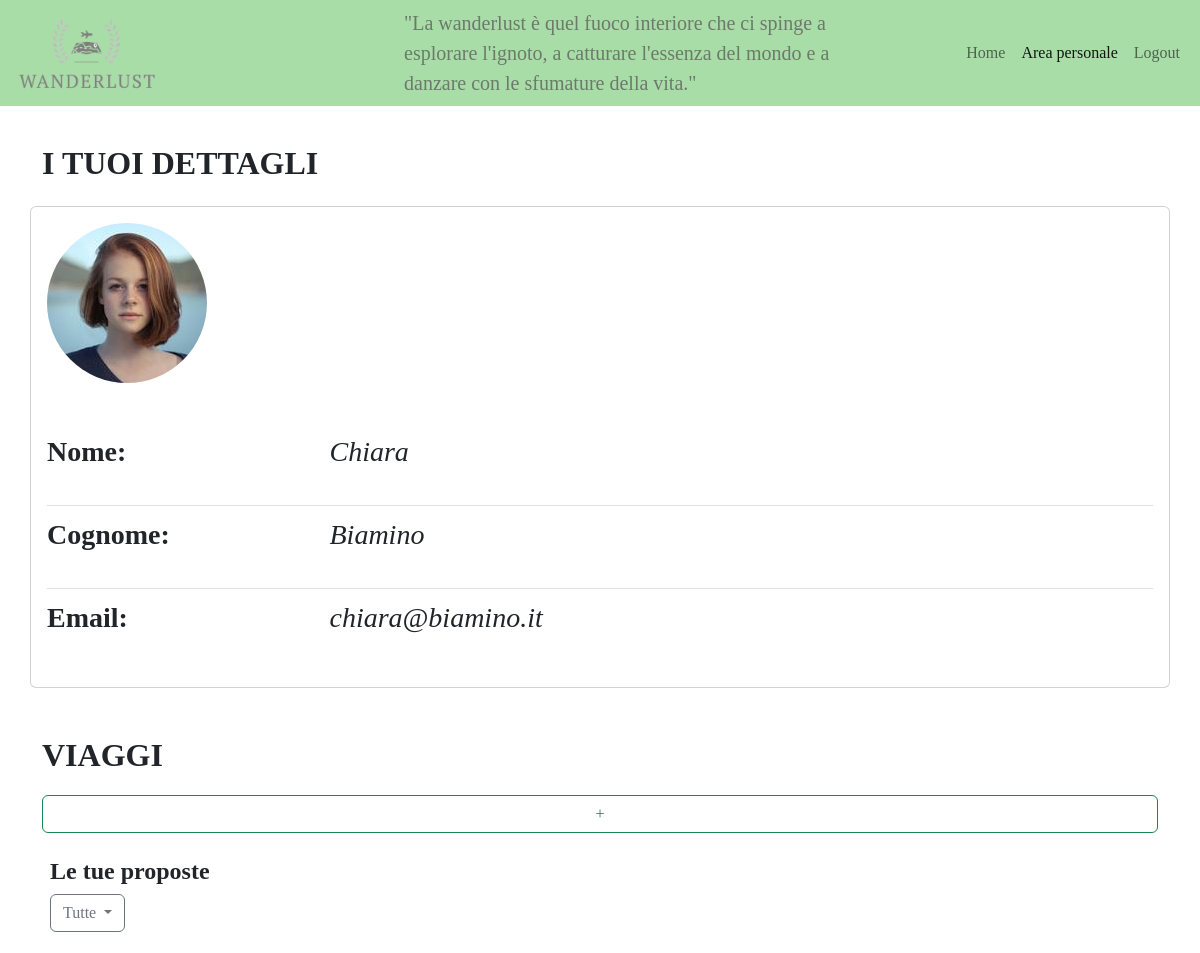
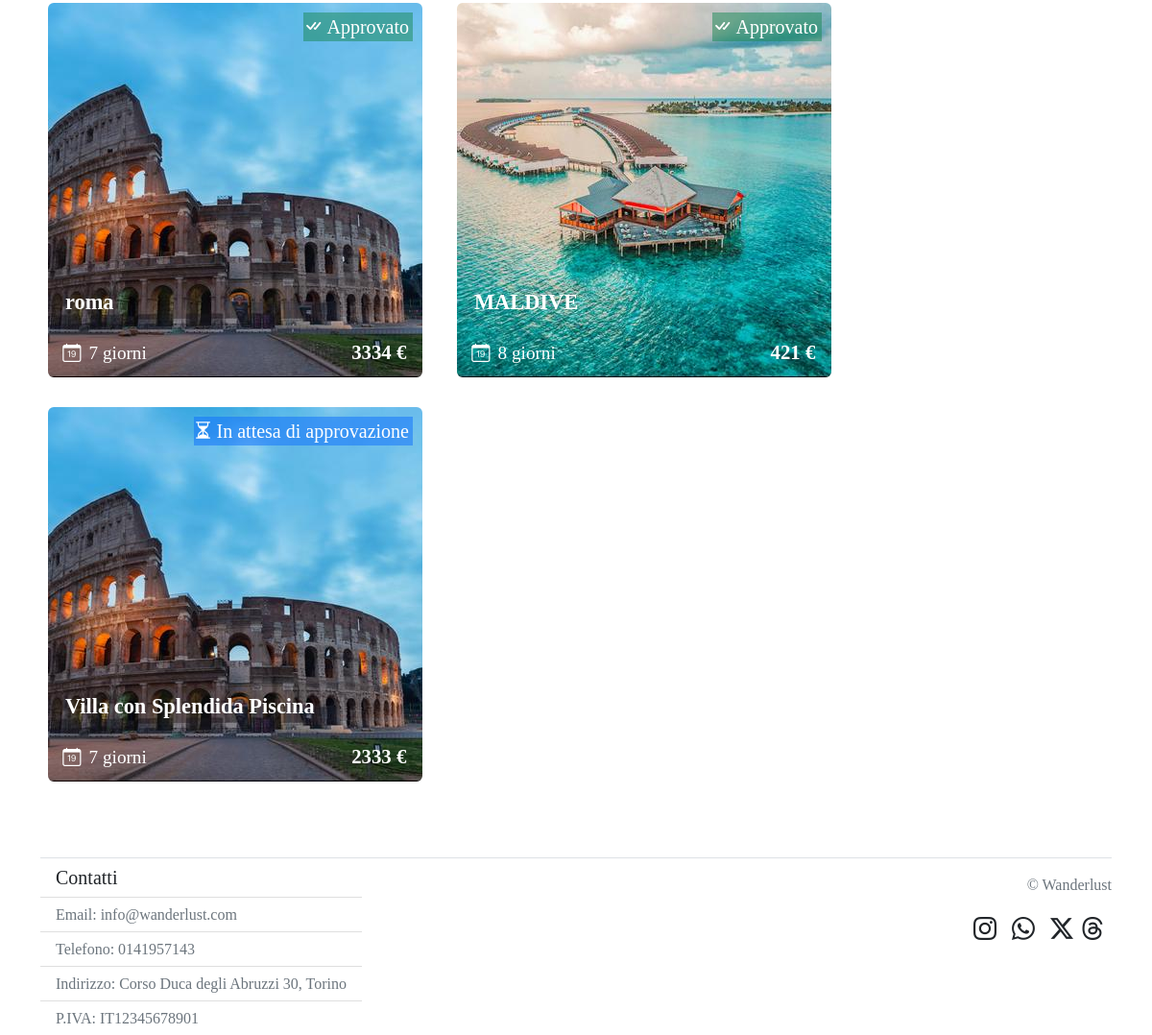
Page /profilo (signed in) on the committed database (2 pictures, top to bottom).
### tables this page shows
CREATE TABLE "utenti" (
	"id"	INTEGER NOT NULL,
	"nome"	TEXT NOT NULL,
	"cognome"	TEXT NOT NULL,
	"email"	TEXT NOT NULL UNIQUE,
	"password"	TEXT NOT NULL,
	"img_profilo"	TEXT NOT NULL,
	"tipologia"	TEXT NOT NULL,
	"banned"	INTEGER NOT NULL,
	PRIMARY KEY("id" AUTOINCREMENT)
);

CREATE TABLE "viaggi" (
	"id"	INTEGER NOT NULL,
	"id_coordinatore"	INTEGER NOT NULL,
	"continente"	TEXT NOT NULL,
	"nazione"	TEXT NOT NULL,
	"data"	TEXT NOT NULL,
	"num_giorni"	TEXT NOT NULL,
	"aeroporto"	TEXT NOT NULL,
	"prezzo"	INTEGER NOT NULL,
	"descrizione"	TEXT NOT NULL,
	"img_viaggio"	TEXT NOT NULL UNIQUE,
	"approvato"	INTEGER NOT NULL,
	"titolo"	TEXT NOT NULL,
	PRIMARY KEY("id" AUTOINCREMENT)
);

### app.py (the view)
@app.route('/profilo', methods = ['POST', 'GET'])
@login_required
def area_personale():
    un_mese_dopo = (datetime.now() + timedelta(weeks=4)).strftime('%Y-%m-%d')
    aeroporti_italiani = [
    "Roma-Fiumicino - FCO", "Milano-Malpensa - MXP", "Milano-Linate - LIN", "Venezia Marco Polo - VCE", "Napoli-Capodichino - NAP", "Firenze-Peretola - FLR", "Bologna-Guglielmo Marconi - BLQ", "Catania-Fontanarossa - CTA", "Palermo-Punta Raisi - PMO", "Bergamo-Orio al Serio - BGY", "Pisa Galileo Galilei - PSA", "Verona-Villafranca - VRN", "Torino-Caselle - TRN", "Bari-Palese - BRI", "Cagliari-Elmas - CAG", "Trapani-Birgi - TPS", "Brindisi-Casale - BDS", "Genova-Cristoforo Colombo - GOA", "Perugia-Sant'Egidio - PEG", "Ancona-Falconara - AOI"
]
    filtroApprovazione = request.form.get('filtroApprovazione', 'all')
    if filtroApprovazione == 'all':
        viaggi_coordinatore = viaggi_dao.getViaggiCoordinatore(current_user.id)
    else:
        filtro = int(filtroApprovazione)
        viaggi_coordinatore = viaggi_dao.getViaggiCoordinatoreFiltro(current_user.id, filtro)
    return render_template('profilo.html', un_mese_dopo=un_mese_dopo, aeroporti_italiani=aeroporti_italiani, viaggi_coordinatore = viaggi_coordinatore, filtroApprovazione=filtroApprovazione)

### app.py (called while the page is built)
@login_manager.user_loader
def load_user(user_id):
    db_user = utenti_dao.getUtenteByID(user_id)
    if db_user is not None:
        user = User(id=db_user['id'], nome = db_user['nome'], cognome = db_user['cognome'], email = db_user['email'], password = db_user['password'], tipologia = db_user['tipologia'], img_profilo=db_user['img_profilo'])
    return user

### utenti_dao.py (called while the page is built)
def getUtenteByID(id):
    query = 'SELECT * FROM utenti WHERE id = ?'
    connection = sqlite3.connect('db/wanderlust.db')
    connection.row_factory = sqlite3.Row
    cursor = connection.cursor()
    cursor.execute(query, (id,))
    result = cursor.fetchone()
    cursor.close()
    connection.close()
    return result

### viaggi_dao.py (called while the page is built)
def getViaggiCoordinatore(id_coordinatore):
    query = 'SELECT * FROM viaggi WHERE id_coordinatore = ?'
    connection = sqlite3.connect('db/wanderlust.db')
    connection.row_factory = sqlite3.Row
    cursor = connection.cursor()
    cursor.execute(query, (id_coordinatore,))
    result = cursor.fetchall()
    cursor.close()
    connection.close()
    return result

### templates/profilo.html (shortened to what this page needs)
{% extends "base.html" %}
{%block active_area_personale%} active {%endblock%}
{% block content %}
<section class="mb-4">
    <section class="d-flex justify-content-between">
        <h1 class=" fw-bold display-5 fs-2 fontCopperplate mb-4">I TUOI DETTAGLI</h1>
    </section>
    <article class="card row">
      <section class="card-body col-12">
          <div class="mb-5">
              <img class="usrimg rounded-circle" src="{{url_for('static', filename = 'utenti/'+current_user.img_profilo)}}"
                      alt="Questa è l'immagine dell'utente {{current_user.nome |e }}">
          </div>
          <section class="row mb-3">
              <p class="col-md-3 fs-3 fw-semibold">Nome:</p>
              <p class="col-md-9 fst-italic fs-3">{{ current_user.nome }}</p>
          </section>
          <div class="py-1 border-top">
          </div>
          <section class="row mb-3">
              <p class="col-md-3 fs-3 fw-semibold">Cognome:</p>
              <p class="col-md-9 fst-italic fs-3">{{ current_user.cognome }}</p>
          </section>
          <div class="py-1 border-top">
          </div>
          <section class="row mb-3">
              <p class="col-md-3 fs-3 fw-semibold">Email:</p>
              <p class="col-md-9 fst-italic fs-3">{{ current_user.email }}</p>
          </section>
      </section>
    </article>
</section>
<section class="mt-4">
    <div class="d-flex justify-content-between mb-3">
        <h1 class="fw-bold display-5 fs-2 fontCopperplate mb-1">VIAGGI</h1>
    </div>
    {%if current_user.tipologia == 'admin' or current_user.tipologia == 'coordinatore'%}
    <div class="d-grid gap-2 mb-4">
        <button class="btn btn-outline-success" type="button" data-bs-toggle="modal" data-bs-target="#modalNewTrip">+</button>
    </div>
    <section>
        <h3 class="fw-bold display-5 fs-4 fontCopperplate mb-2 ms-2">Le tue proposte</h3>
        <div class="dropdown mb-4 ms-2">
            <form action = "{{url_for('area_personale')}}" method="POST">
              <button class="fontCopperplate btn {%if filtroApprovazione == 'all'%}btn-outline-secondary{%elif filtroApprovazione=='1'%}btn-outline-success{%else%}btn-outline-primary{%endif%} dropdown-toggle" role="button" data-bs-toggle="dropdown" aria-expanded="false">
                {%if filtroApprovazione == 'all'%}Tutte
                {%elif filtroApprovazione== '1'%} Approvate
                {%else%} In attesa di approvazione
                {%endif%}
              </button>
            </form>
        </div>
        {%for viaggio in viaggi_coordinatore%}
        <article class="me-4 ms-2 mb-4 image-container">
            <img class="zoomable rounded" src="{{url_for('static', filename = 'viaggio/'+viaggio.img_viaggio)}}" alt="Questa è l'immagine del viaggio in {{viaggio.nazione}}">
            <p class="titleImgPos">{{viaggio.titolo}}</p>
            <section class="d-flex justify-content-start align-items-center sectionDaysImgPos">
                <i class="bi bi-calendar-date me-2"></i>
                <p class="pMarginNegativo">{{viaggio.num_giorni}} giorni</p>
            </section>
            <p class="priceImgPos pMarginNegativo">{{viaggio.prezzo}} €</p>
            {%if viaggio.approvato == 1%}
            <div class="fav-button d-flex justify-content-start align-items-center bg-success text-white bg-opacity-50 fs-5">
                <i class="bi bi-check-all me-1"></i>
                <p class="pMarginNegativo pe-1 fontCopperplate">Approvato</p>
            </div>
            {%else%}
            <div class="fav-button d-flex justify-content-start align-items-center bg-primary text-white bg-opacity-50 fs-5">
                <i class="bi bi-hourglass-split me-1"></i>
                <p class="pMarginNegativo pe-1 fontCopperplate">In attesa di approvazione</p>
            </div>
            {%endif%}
        </article>
        {%endfor%}
    </section>
    {%endif%}
</section>
{%endblock%}

### static/style.css (style rules this page uses)
body { font-family: Georgia, 'Times New Roman', Times, serif; }
.fontCopperplate { font-family: Copperplate, Copperplate Gothic Light, fantasia; }
.image-container { position: relative; display: inline-block; }
.zoomable { display: block; max-width: 100%; height: auto; transition: transform 0.3s ease-in-out; }
.titleImgPos { color: #fff; font-size:1.4em; font-weight: bold; position: absolute; bottom: 2em; left: 0.8em; z-index: 998; }
.sectionDaysImgPos { color: #fff; font-size:1.2em; font-weight: 400; position: absolute; bottom: 0.5em; left: 0.8em; z-index: 998; }
.pMarginNegativo { margin-bottom: 0%; }
.priceImgPos { color: #fff; font-size:1.3em; font-weight: bold; position: absolute; bottom: 0.5em; right: 0.8em; z-index: 998; }
.fav-button { position: absolute; top: 0.5em; right: 0.5em; z-index: 998; }

### rows in the picture
utenti: img_profilo (picture), nome "Chiara", cognome "Biamino", email "chiara@biamino.it"
viaggi: img_viaggio (picture), titolo "roma", num_giorni "7", prezzo "3334", approvato 1 (drawn)
viaggi: img_viaggio (picture), titolo "MALDIVE", num_giorni "8", prezzo "421", approvato 1 (drawn)
viaggi: img_viaggio (picture), titolo "Villa con Splendida Piscina", num_giorni "7", prezzo "2333", approvato 0 (drawn)
